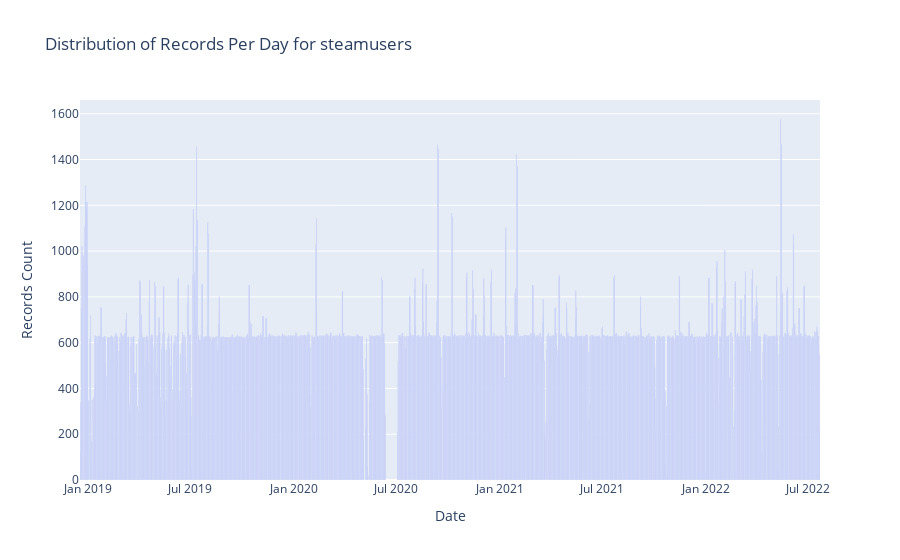

Notebook code cell kept with this figure:
### Markdown cell above
## These are the number of records we have per day for the `steamusers` Mongo collection.  This is created using the `steamusers.py` script.

### Code cell
# https://plot.ly/python/bar-charts/

data = [Bar(
        x=grouped_df['date'],
        y=grouped_df['count']
    )]

layout = Layout(
        title='Distribution of Records Per Day for steamusers',
        xaxis=dict(
            title='Date'
        ),
        yaxis=dict(
            title='Records Count'
        )
    )

fig = Figure(data=data, layout=layout)

iplot(fig)

### Figure 1 — Plotly figure (JSON) as saved in the notebook; plotly's stock layout.template omitted (floating-point values rounded to 4 significant figures; data arrays with more than 128 entries replaced by an {"elided": "..."} marker saying what was removed)
{"data": [{"type": "bar", "x": {"elided": "1283 str values"}, "y": {"elided": "1283 int values"}}], "layout": {"title": {"text": "Distribution of Records Per Day for steamusers"}, "xaxis": {"title": {"text": "Date"}}, "yaxis": {"title": {"text": "Records Count"}}}}
